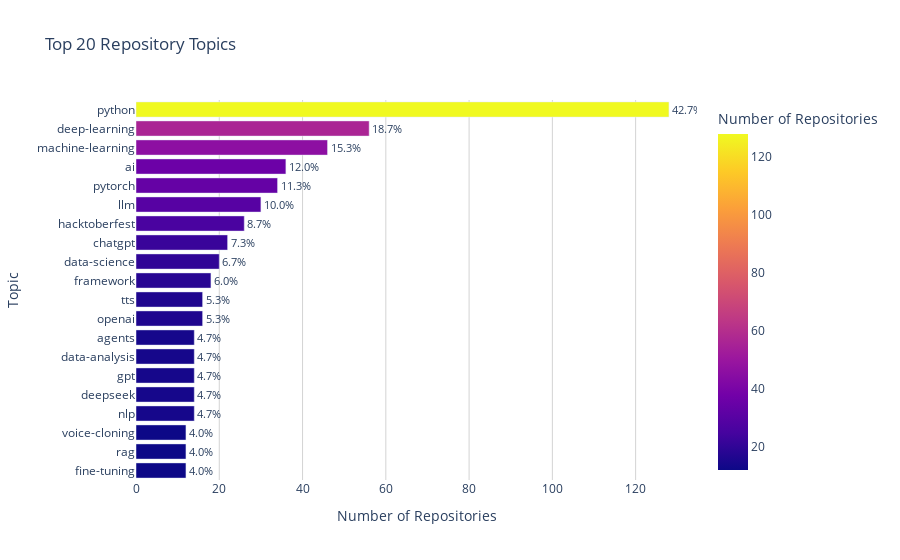

The notebook cell saved with this chart:
### Markdown cell above
## Example 3: Topic Analysis

### Code cell
# Analyze repository topics
from github_repository_analyzer.visualizer import VisualizationEngine

topics = analysis_results.get('topics', [])

if topics:
    df_topics = pd.DataFrame(topics)
    print("Repository Topics Analysis:")
    display(df_topics.head(15))

    visualizer = VisualizationEngine(repositories_data=analyzer.repositories_data)
    fig = visualizer.create_topic_distribution_chart(df_topics, top_n=20)
    fig.show()

### Figure 1 — Plotly figure (JSON) as saved in the notebook; plotly's stock layout.template omitted (floating-point values rounded to 4 significant figures)
{"data": [{"hovertemplate": "Number of Repositories=%{marker.color}<br>Topic=%{y}<br>Percentage (%)=%{text}<extra></extra>", "legendgroup": "", "marker": {"color": [12, 12, 12, 14, 14, 14, 14, 14, 16, 16, 18, 20, 22, 26, 30, 34, 36, 46, 56, 128], "coloraxis": "coloraxis", "pattern": {"shape": ""}}, "name": "", "orientation": "h", "showlegend": false, "text": [4.0, 4.0, 4.0, 4.67, 4.67, 4.67, 4.67, 4.67, 5.33, 5.33, 6.0, 6.67, 7.33, 8.67, 10.0, 11.33, 12.0, 15.33, 18.67, 42.67], "textposition": "outside", "x": [12, 12, 12, 14, 14, 14, 14, 14, 16, 16, 18, 20, 22, 26, 30, 34, 36, 46, 56, 128], "xaxis": "x", "y": ["fine-tuning", "rag", "voice-cloning", "nlp", "deepseek", "gpt", "data-analysis", "agents", "openai", "tts", "framework", "data-science", "chatgpt", "hacktoberfest", "llm", "pytorch", "ai", "machine-learning", "deep-learning", "python"], "yaxis": "y", "type": "bar", "texttemplate": "%{text:.1f}%"}], "layout": {"xaxis": {"anchor": "y", "domain": [0.0, 1.0], "title": {"text": "Number of Repositories"}, "showgrid": true, "gridcolor": "lightgrey"}, "yaxis": {"anchor": "x", "domain": [0.0, 1.0], "title": {"text": "Topic"}, "showgrid": false}, "coloraxis": {"colorbar": {"title": {"text": "Number of Repositories"}}, "colorscale": [[0.0, "#0d0887"], [0.1111, "#46039f"], [0.2222, "#7201a8"], [0.3333, "#9c179e"], [0.4444, "#bd3786"], [0.5556, "#d8576b"], [0.6667, "#ed7953"], [0.7778, "#fb9f3a"], [0.8889, "#fdca26"], [1.0, "#f0f921"]]}, "legend": {"tracegroupgap": 0}, "title": {"text": "Top 20 Repository Topics"}, "barmode": "relative", "plot_bgcolor": "white"}}
